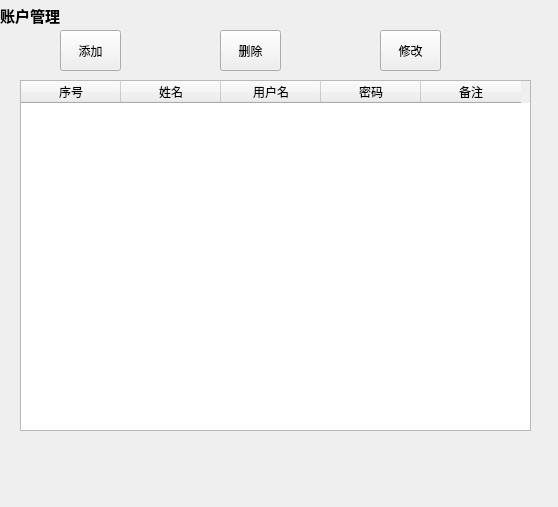
<?xml version="1.0" encoding="UTF-8"?>
<ui version="4.0">
 <class>MainAccountWindow</class>
 <widget class="QWidget" name="MainAccountWindow">
  <property name="geometry">
   <rect>
    <x>0</x>
    <y>0</y>
    <width>558</width>
    <height>507</height>
   </rect>
  </property>
  <property name="windowTitle">
   <string>Form</string>
  </property>
  <widget class="QPushButton" name="add">
   <property name="geometry">
    <rect>
     <x>60</x>
     <y>30</y>
     <width>61</width>
     <height>41</height>
    </rect>
   </property>
   <property name="styleSheet">
    <string notr="true"/>
   </property>
   <property name="text">
    <string>添加</string>
   </property>
  </widget>
  <widget class="QPushButton" name="delete_2">
   <property name="geometry">
    <rect>
     <x>220</x>
     <y>30</y>
     <width>61</width>
     <height>41</height>
    </rect>
   </property>
   <property name="text">
    <string>删除</string>
   </property>
  </widget>
  <widget class="QPushButton" name="modify">
   <property name="geometry">
    <rect>
     <x>380</x>
     <y>30</y>
     <width>61</width>
     <height>41</height>
    </rect>
   </property>
   <property name="text">
    <string>修改</string>
   </property>
  </widget>
  <widget class="QTableWidget" name="tableWidget">
   <property name="geometry">
    <rect>
     <x>20</x>
     <y>80</y>
     <width>511</width>
     <height>351</height>
    </rect>
   </property>
   <column>
    <property name="text">
     <string>序号</string>
    </property>
   </column>
   <column>
    <property name="text">
     <string>姓名</string>
    </property>
   </column>
   <column>
    <property name="text">
     <string>用户名</string>
    </property>
   </column>
   <column>
    <property name="text">
     <string>密码</string>
    </property>
   </column>
   <column>
    <property name="text">
     <string>备注</string>
    </property>
   </column>
  </widget>
  <widget class="QLabel" name="label">
   <property name="geometry">
    <rect>
     <x>0</x>
     <y>0</y>
     <width>81</width>
     <height>31</height>
    </rect>
   </property>
   <property name="font">
    <font>
     <pointsize>11</pointsize>
     <weight>75</weight>
     <bold>true</bold>
    </font>
   </property>
   <property name="text">
    <string>账户管理</string>
   </property>
  </widget>
 </widget>
 <resources/>
 <connections/>
</ui>
